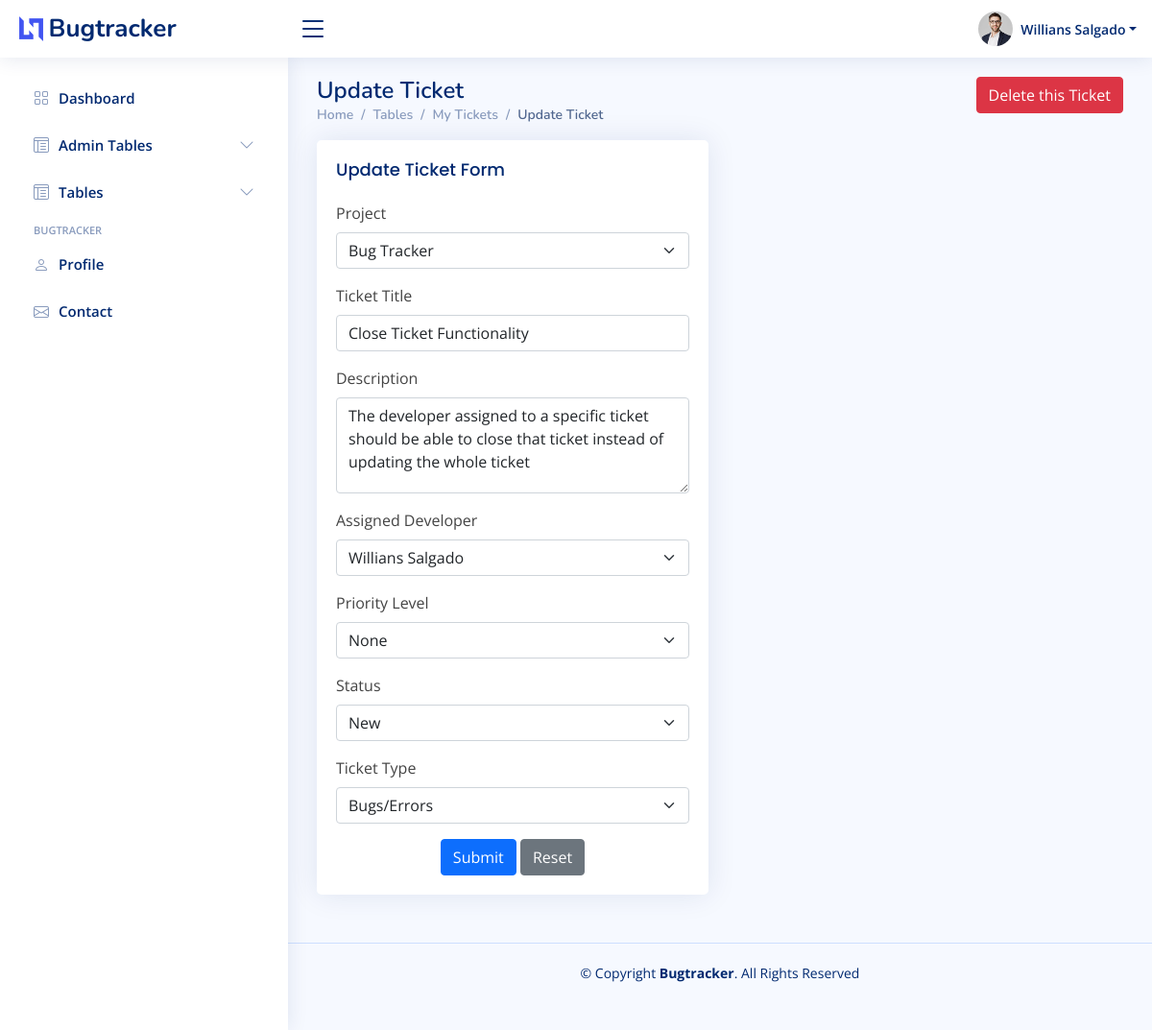
/my-tickets/1/edit (signed in), run on an earlier commit of the app's database.
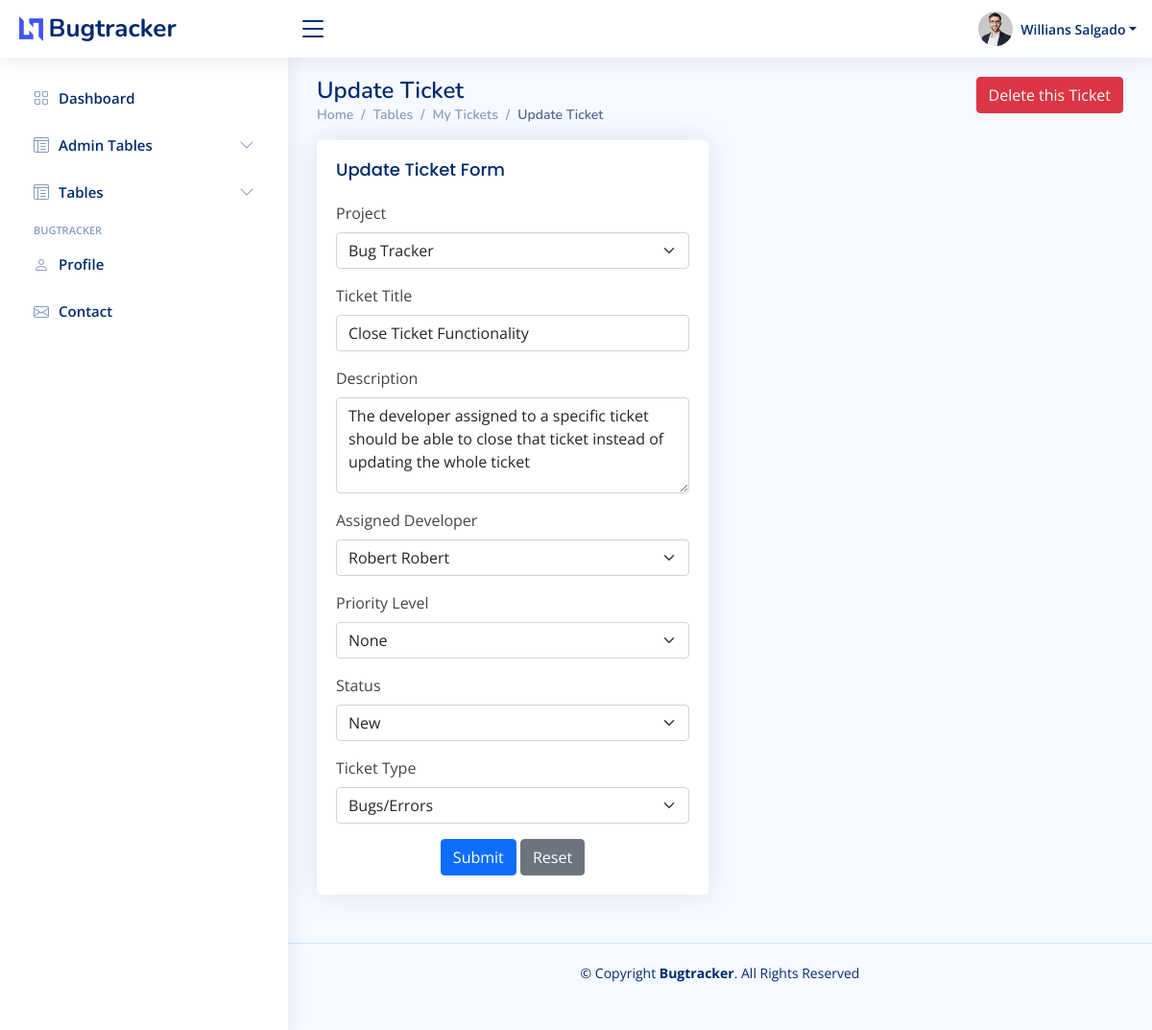
And on a later commit of the database.
### bugtracker/models.py (models this page shows, shortened)
class Ticket(models.Model):
    priority_level_choices = [
        ("none", "None"),
        ("low", "Low"),
        ("medium", "Medium"),
        ("high", "High"),
        ("very_high", "Very High"),
    ]
    status_choices = [
        ("new", "New"),
        ("open", "Open"),
        ("in_progress", "In Progress"),
        ("resolved", "Resolved"),
        ("additional_info_required", "Additional Info Required"),
    ]
    ticket_type_choices = [
        ("bugs_errors", "Bugs/Errors"),
        ("feature_requests", "Feature Requests"),
        ("other_comments", "Other Comments"),
        ("training_document_requests", "Training / Document Requests"),
    ]
    submitter = models.ForeignKey(User, on_delete=models.RESTRICT, related_name="submitter", default=1)
    modified_by = models.ForeignKey(User, on_delete=models.RESTRICT, default=1)
    assigned_developer = models.ForeignKey(User, on_delete=models.RESTRICT, related_name="assigned_developer", default=1)
    project = models.ForeignKey(Project, on_delete=models.CASCADE)
    title = models.CharField(max_length=50)
    description = models.TextField()
    priority_level = models.CharField(max_length=50, choices=priority_level_choices)
    status = models.CharField(max_length=50, choices=status_choices)
    ticket_type = models.CharField(max_length=50, choices=ticket_type_choices)
    created = models.DateField(auto_now_add=True)
    updated = models.DateField(auto_now=True)

### bugtracker/views.py (the view, shortened to what this page needs)
# urls.py: path("my-tickets/<int:ticket_id>/edit", views.ticketUpdateView, name="ticket_update"),
@login_required
@permission_required("bugtracker.change_ticket")
def ticketUpdateView(request, ticket_id):
    ticket = get_object_or_404(Ticket, id=ticket_id)
    form = CreateTicketForm(instance=ticket, initial={"modified_by": request.user})
    if request.user not in ticket.project.assigned_personnel.all():
        if request.user.has_perm("bugtracker.change_project"):
            pass
        else:
            return redirect(reverse("ticket_list"))
    old_developer = ticket.assigned_developer
    context = {
        "form": form,
        "ticket_id": ticket_id,
    }
    return render(request, "admin/tickets/ticket_update.html", context)

### bugtracker/forms.py (called while the page is built)
        def label_from_instance(self, obj):
            return obj.first_name

### bugtracker/models.py (called while the page is built)
    def __str__(self):
        return self.name

### templates/admin/tickets/ticket_update.html (shortened to what this page needs)
{% extends 'admin/admin-base.html' %}
{% block content %}
<main id="main" class="main">
    {% if perms.bugtracker.delete_ticket %}
    <div class="float-end">
        <form method="POST" action="{% url 'ticket_delete' ticket_id %}">
            <button type="submit" class="btn btn-danger">
                Delete this Ticket
            </button>
        </form>
    </div>
    {% endif %}
  <div class="pagetitle">
    <h1>Update Ticket {{ ticket.title }}</h1>
    <nav>
      <ol class="breadcrumb">
        <li class="breadcrumb-item"><a href="{% url 'bugtracker_dashboard' %}">Home</a></li>
        <li class="breadcrumb-item">Tables</li>
        <li class="breadcrumb-item"><a href="{% url 'ticket_list' %}">My Tickets</a></li>
        <li class="breadcrumb-item active">Update Ticket {{ ticket.title }}</li>
      </ol>
    </nav>
  </div>
  <section class="section">
    <div class="row">
      <div class="col-lg-6">
        <div class="card">
          <div class="card-body">
            <h5 class="card-title">Update Ticket Form</h5>
            <form class="row g-3" method="POST" novalidate>
              <div class="col-12">
                <label for="id_project" class="form-label">Project</label>
                {{ form.project }}
              </div>
              <div class="col-12">
                <label for="id_title" class="form-label">Ticket Title</label>
                {{ form.title }}
              </div>
              <div class="col-12">
                <label for="id_description" class="form-label">Description</label>
                {{ form.description }}
              </div>
              <div class="col-12">
                <label for="id_assigned_developer" class="form-label">Assigned Developer</label>
                {{ form.assigned_developer }}
              </div>
              <div class="col-12">
                <label for="id_priority_level" class="form-label">Priority Level</label>
                {{ form.priority_level }}
              </div>
              <div class="col-12">
                <label for="id_status" class="form-label">Status</label>
                {{ form.status }}
              </div>
              <div class="col-12">
                <label for="id_ticket_type" class="form-label">Ticket Type</label>
                {{ form.ticket_type }}
              </div>
              <div class="text-center">
                <button type="submit" class="btn btn-primary">Submit</button>
                <button type="reset" class="btn btn-secondary">Reset</button>
              </div>
            </form>
          </div>
        </div>
      </div>
    </div>
  </section>
</main>
{% endblock %}

What changed in the data, as far as the page shows it:
changed Ticket "Bug Tracker": assigned_developer "Willians Salgado" → "Robert Robert"
